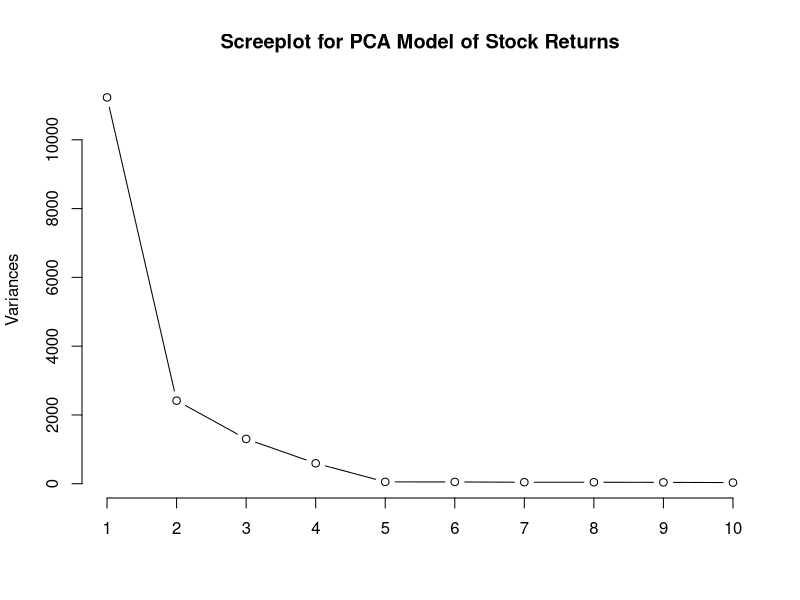
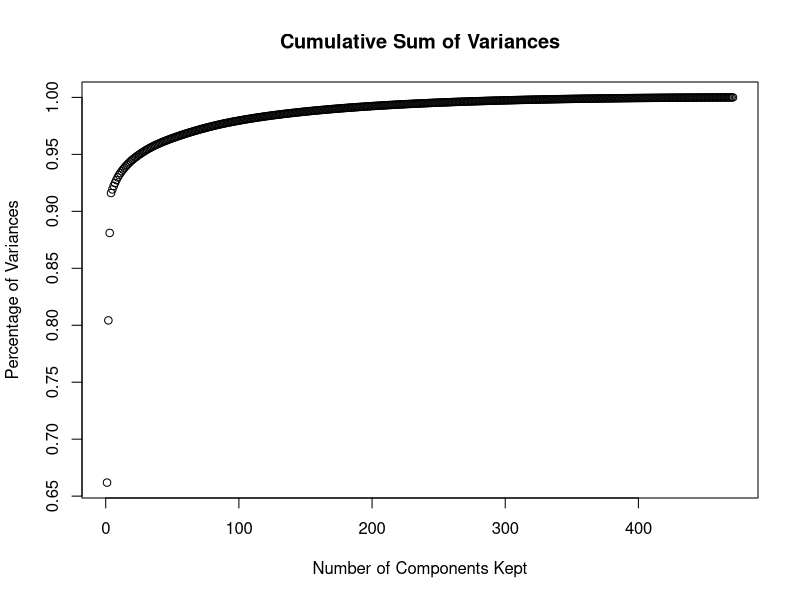
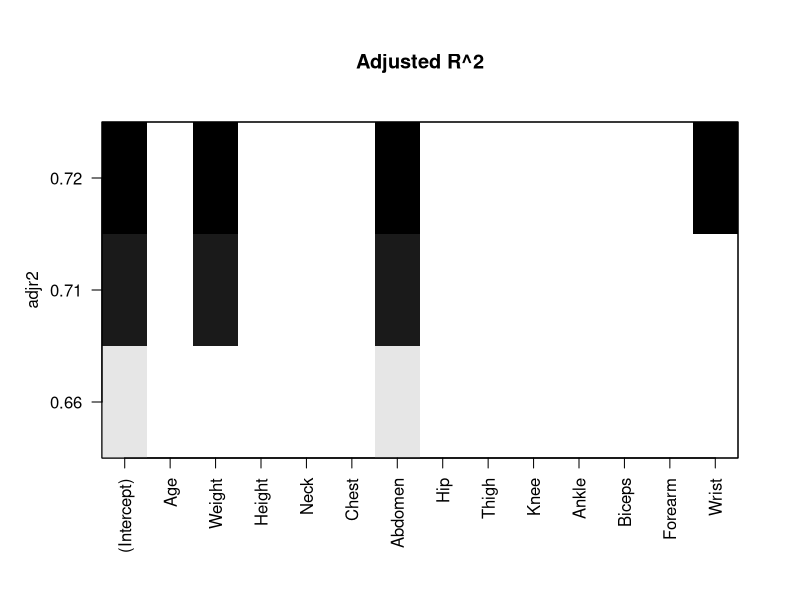

Generate these figures, in order, with R:
## ---- chunk 1
library(zoo)
library(plyr)
library(MASS)
library(leaps)
## ---- chunk 2
##############################
#prepare data for PCA analysis
##############################
mydata <- read.csv('SP500_close_price.csv')
date <- as.Date(as.character(mydata[, 1]), format="%m/%d/%Y")
myzoo <- zoo(mydata[,-1], date )
myzoo <- na.locf(myzoo) #impute missing values
prices2returns <- function(x) 100*diff(log(x)) #function to covert from price to return
log.return.zoo <- prices2returns(myzoo)
log.return.data <- coredata(log.return.zoo) #data
log.return.date <- time(log.return.zoo) #date

## ---- chunk 3
#####
# Problem 1.1
#####

# Perform PCA
returns.pca <- prcomp(log.return.data, retx = TRUE, center = TRUE, scale = FALSE)
#returns.pca <- princomp(log.return.data, center = TRUE, scale = FALSE)
plot(returns.pca, type = "lines", main = "Screeplot for PCA Model of Stock Returns")

## ---- chunk 4
#####
# Problem 1.2
#####

# Calculate the cumulative sum of variances
cumulative.sum <- cumsum(returns.pca$sdev^2/sum(returns.pca$sdev^2))

plot(cumulative.sum, xlab = "Number of Components Kept", ylab = "Percentage of Variances", main = "Cumulative Sum of Variances")

## ---- chunk 5
######
# Problem 1.3
#####

# Iterate over components and stop when variance is 80%
for(i in 1:length(returns.pca$sdev)) {
  total.variance <- sum(returns.pca$sdev[1:i]^2/sum(returns.pca$sdev^2))
  if(total.variance > .80) {
    cat(sprintf("A total variance of %f > .80 uses %d components", total.variance, i))
    break
  }
}
## ---- chunk 6
######
# Problem 1.4
#####


1 - cumulative.sum[2]

## ---- chunk 7
#########
#
# Problem 2
#
########
# Computes the absolute values of linear correlation coefficients between each input and the output
# Outputs sorted data frame with names of features and the corresponding coefficients
filter.features.by.cor <- function(df){
  result <- data.frame(Feature = c(), Correlation = c())
  # Loop over features, excluding output
  for(i in 1:ncol(df)-1){
    feature.name <- colnames(df)[i]
    correlation <- abs(cor(df[i], df[ncol(df)]))
    result <- rbind(result, data.frame(Feature = feature.name, Correlation = correlation))
    
  }
  # Remove row names 
  row.names(result) <- NULL
  
  # Rename columns
  colnames(result) <- c("Feature", "Correlation")
  
  # Sort rows by correlation
  result <- result[order(-result$Correlation),]
  
  return(result)
}
## ---- chunk 8
#######
# Problem 2, Part A
#######

bmi <- read.csv("BMI.csv")
feature.correlations <- filter.features.by.cor(bmi)

# Full correlation data
feature.correlations

# Print out top 3
feature.correlations[1:3,]
## ---- chunk 9
######
# Problem 2, Part B
######

feature.subsets <- regsubsets(fatpctg~., data = bmi, nbest = 1, nvmax = 3, method = "exhaustive")
summary(feature.subsets)
plot(feature.subsets, scale = "adjr2", main = "Adjusted R^2")
## ---- chunk 10
######
# Problem 2, Part C
######

# Build the model on all variables
model <- lm(fatpctg ~ . , data = bmi)

# Run stepwise regression
step <- stepAIC(model, direction = "backward")

# Print results
step$anova 
